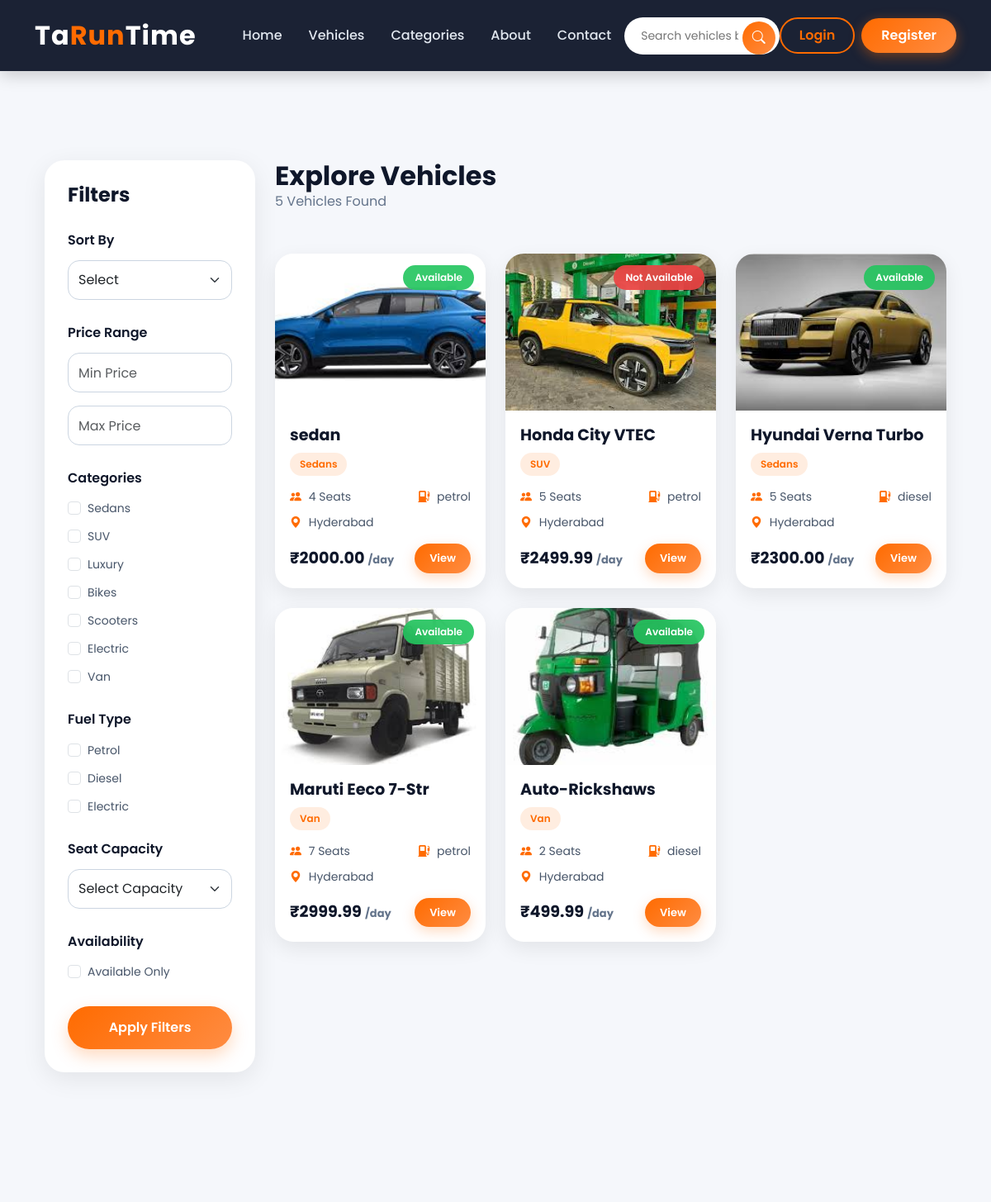
/all_vehicles/ (upper part), run on an earlier commit of the app's database.
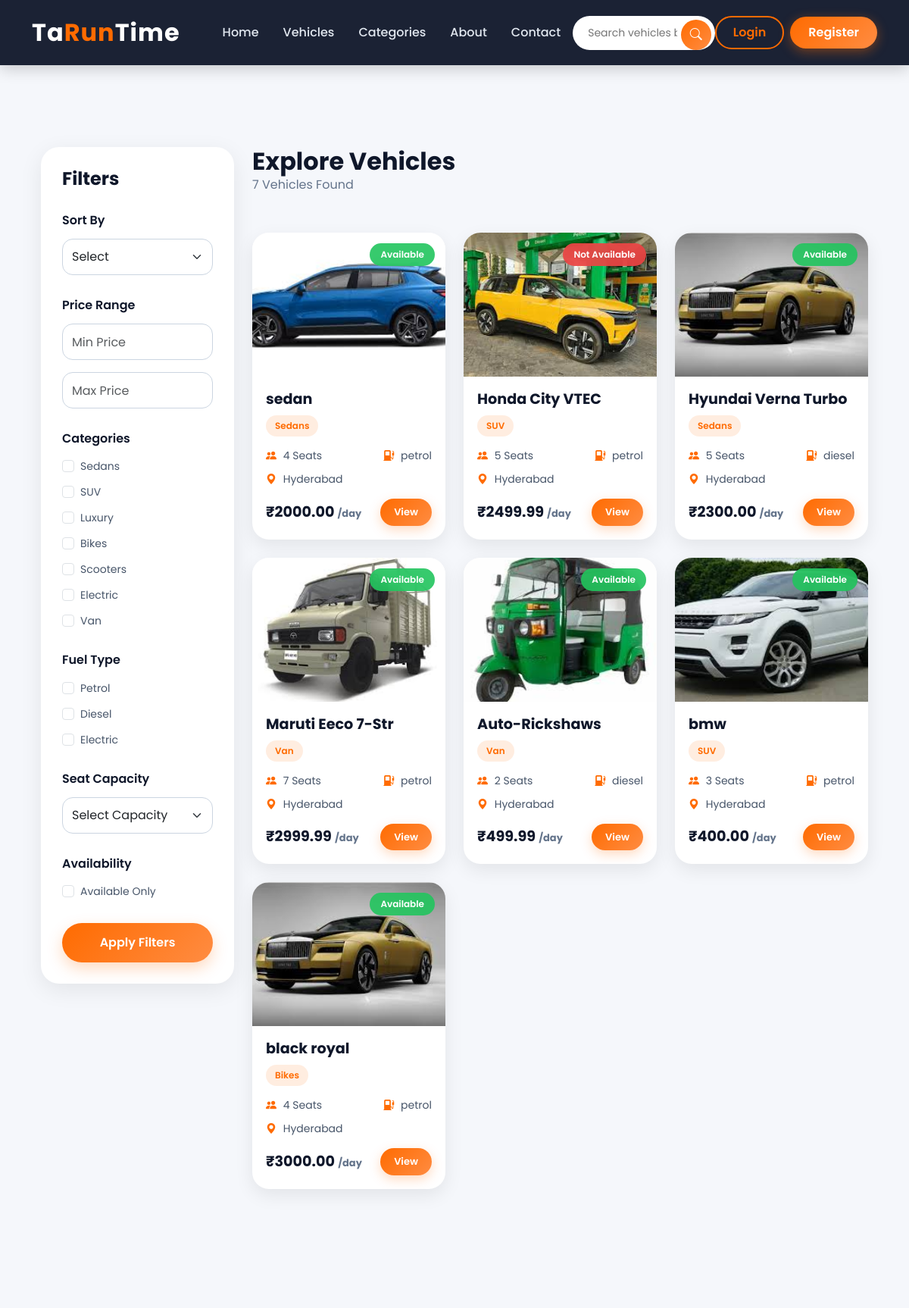
And on a later commit of the database.
### home/models.py (models this page shows, shortened)
class Category(models.Model):
    name=models.CharField(max_length=30,unique=True)
    slug=models.SlugField(blank=True,unique=True)
    image=models.ImageField(upload_to='category_images/')
    description=models.TextField()
    created_at=models.DateTimeField(auto_now_add=True)
    updated_at=models.DateTimeField(auto_now=True)

class Vehicle(models.Model):
    vendor=models.ForeignKey(User,on_delete=models.CASCADE,related_name='vehicles')
    category=models.ForeignKey(Category,on_delete=models.CASCADE,related_name='vehicles')
    name=models.CharField(max_length=40)
    vehicle_number=models.CharField(max_length=30,unique=True)
    slug=models.SlugField(blank=True,unique=True)
    model=models.CharField(max_length=40,null=True,blank=True)
    brand=models.CharField(max_length=40,null=True,blank=True)
    year=models.IntegerField()
    fuel_type=models.CharField(max_length=30,choices=choices)
    seat_capacity=models.IntegerField()
    mileage=models.IntegerField()
    price_per_day=models.DecimalField(max_digits=10,decimal_places=2)
    location=models.CharField(max_length=70)
    description=models.TextField(null=True,blank=True)
    image=models.ImageField(upload_to='vehicle_images/')
    availability=models.BooleanField(default=True)
    created_at=models.DateTimeField(auto_now_add=True)
    updated_at=models.DateTimeField(auto_now=True)

### home/views.py (the view, shortened to what this page needs)
# urls.py: path('all_vehicles/',views.all_vehicles_view,name='all_vehicles'),
def all_vehicles_view(request):
    vehicles=Vehicle.objects.all()
    categories=Category.objects.all()
    if request.method=='GET':
        if request.GET.get('min_price') or request.GET.get('max_price'):
            if request.GET.get('min_price'):
                vehicles=vehicles.filter(price_per_day__gte=request.GET.get('min_price'))
            if request.GET.get('max_price'):
                vehicles=vehicles.filter(price_per_day__lte=request.GET.get('max_price'))
        if request.GET.getlist('category'):
            print(request.GET.getlist('category'))
            vehicles=vehicles.filter(category__slug__in=request.GET.getlist('category'))
        if request.GET.getlist('fuel_type'):
            vehicles=vehicles.filter(fuel_type__in=request.GET.getlist('fuel_type'))
        if request.GET.get('capacity'):
            vehicles=vehicles.filter(seat_capacity__gte=request.GET.get('capacity'))
        if request.GET.get('available'):
            vehicles=vehicles.filter(availability=True)
    context={
        'vehicles':vehicles,
        'categories':categories,
    }
    return render(request,'all_vehicles.html',context)

### templates/all_vehicles.html (shortened to what this page needs)
{% extends 'base.html' %}
{% block content %}
<section class="vehicles-page">
    <div class="container">
        <div class="row g-4">
            <div class="col-lg-3 d-none d-lg-block">
                <div class="filter-sidebar">
                    <h3 class="filter-title">
                        Filters
                    </h3>
                    <form method="GET">
                        <div class="filter-group">
                            <h5>
                                Sort By
                            </h5>
                            <select class="form-select" name="sort">
                                <option value="">
                                    Select
                                </option>
                            </select>
                        </div>
                        <div class="filter-group">
                            <h5>
                                Price Range
                            </h5>
                            <input
                                type="number"
                                name="min_price"
                                class="form-control mb-3"
                                placeholder="Min Price"
                            >
                            <input
                                type="number"
                                name="max_price"
                                class="form-control"
                                placeholder="Max Price"
                            >
                        </div>
                        <div class="filter-group">
                            <h5>
                                Categories
                            </h5>
                            {% for category in categories %}
                            <div class="form-check">
                                <input
                                    class="form-check-input"
                                    type="checkbox"
                                    value="{{ category.slug }}"
                                    name="category"
                                    id="category{{ category.id }}"
                                >
                                <label
                                    class="form-check-label"
                                    for="category{{ category.id }}"
                                >
                                    {{ category.name }}
                                </label>
                            </div>
                            {% endfor %}
                        </div>
                        <div class="filter-group">
                            <h5>
                                Fuel Type
                            </h5>
                            <div class="form-check">
                                <input
                                    class="form-check-input"
                                    type="checkbox"
                                    value="petrol"
                                    name="fuel_type"
                                    id="petrol"
                                >
                                <label class="form-check-label" for="petrol">
                                    Petrol
                                </label>
                            </div>
                            <div class="form-check">
                                <input
                                    class="form-check-input"
                                    type="checkbox"
                                    value="diesel"
                                    name="fuel_type"
                                    id="diesel"
                                >
                                <label class="form-check-label" for="diesel">
                                    Diesel
                                </label>
                            </div>
                            <div class="form-check">
                                <input
                                    class="form-check-input"
                                    type="checkbox"
                                    value="electric"
                                    name="fuel_type"
                                    id="electric"
                                >
                                <label class="form-check-label" for="electric">
                                    Electric
                                </label>
                            </div>
                        </div>
                        <div class="filter-group">
                            <h5>
                                Seat Capacity
                            </h5>
                            <select class="form-select" name="capacity">
                                <option value="">
                                    Select Capacity
                                </option>
                            </select>
                        </div>
                        <div class="filter-group">
                            <h5>
                                Availability
                            </h5>
                            <div class="form-check">
                                <input
                                    class="form-check-input"
                                    type="checkbox"
                                    value="true"
                                    name="available"
                                    id="available"
                                >
                                <label class="form-check-label" for="available">
                                    Available Only
                                </label>
                            </div>
                        </div>
                        <button type="submit" class="filter-btn">
                            Apply Filters
                        </button>
                    </form>
                </div>
            </div>
            <div class="col-lg-9">
                <div class="vehicles-header">
                    <div>
                        <h2>
                            Explore Vehicles
                        </h2>
                        <p class="vehicles-count">
                            {{ vehicles|length }} Vehicles Found
                        </p>
                    </div>
                </div>
                <div class="row g-4">
                    {% for vehicle in vehicles %}
                    <div class="col-12 col-md-6 col-lg-4">
                        <a
                            href="{% url 'vehicle_details' vehicle.slug %}"
                            class="vehicle-link"
                        >
                            <div class="vehicle-card">
                                <div class="vehicle-image-wrapper">
                                    <img
                                        src="{{ vehicle.image.url }}"
                                        alt="{{ vehicle.name }}"
                                        class="vehicle-image"
                                    >
                                    {% if vehicle.availability %}
                                        <span class="availability-badge available">
                                            Available
                                        </span>
                                    {% else %}
                                        <span class="availability-badge not-available">
                                            Not Available
                                        </span>
                                    {% endif %}
                                </div>
                                <div class="vehicle-content">
                                    <h3 class="vehicle-name">
                                        {{ vehicle.name }}
                                    </h3>
                                    <span class="vehicle-category">
                                        {{ vehicle.category.name }}
                                    </span>
                                    <div class="vehicle-info">
                                        <div>
                                            <i class="bi bi-people-fill"></i>
                                            {{ vehicle.seat_capacity }} Seats
                                        </div>
                                        <div>
                                            <i class="bi bi-fuel-pump-fill"></i>
                                            {{ vehicle.fuel_type }}
                                        </div>
                                    </div>
                                    <div class="vehicle-info">
                                        <div>
                                            <i class="bi bi-geo-alt-fill"></i>
                                            {{ vehicle.location }}
                                        </div>
                                    </div>
                                    <div class="vehicle-price">
                                        <div class="price">
                                            ₹{{ vehicle.price_per_day }}
                                            <span>/day</span>
                                        </div>
                                        <span class="view-btn">
                                            View
                                        </span>
                                    </div>
                                </div>
                            </div>
                        </a>
                    </div>
                    {% empty %}
                    <div class="col-12 text-center">
                        <h4>
                            No Vehicles Found
                        </h4>
                    </div>
                    {% endfor %}
                </div>
            </div>
        </div>
    </div>
</section>
{% endblock %}

What changed in the data, as far as the page shows it:
added Vehicle: image (picture), availability "Available", name "bmw", category.name "SUV", seat_capacity "3", fuel_type "petrol", location "Hyderabad", price_per_day "400.00"
added Vehicle: image (picture), availability "Available", name "black royal", category.name "Bikes", seat_capacity "4", fuel_type "petrol", location "Hyderabad", price_per_day "3000.00"
Also different on the page:
{{ vehicles|length }}: "5" → "7"
